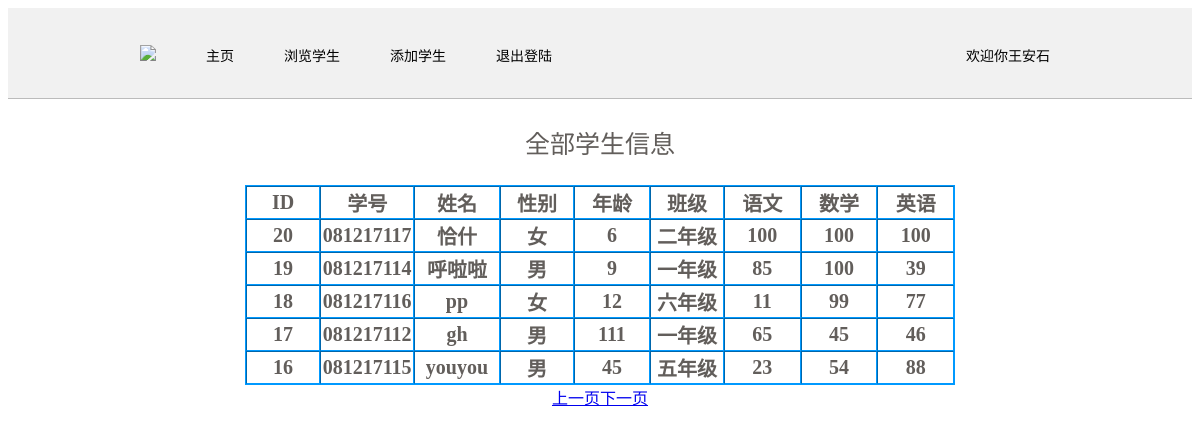
The page /index.php (signed in) on the database its author committed.
### tables this page shows
CREATE TABLE `stu` (
  `id` int(6) unsigned NOT NULL AUTO_INCREMENT,
  `sid` char(20) NOT NULL DEFAULT '0',
  `name` varchar(50) NOT NULL,
  `age` int(6) NOT NULL,
  `sex` varchar(20) DEFAULT NULL,
  `class` varchar(50) NOT NULL,
  `chinese` int(11) DEFAULT NULL,
  `math` int(11) DEFAULT NULL,
  `english` int(11) DEFAULT NULL,
  PRIMARY KEY (`id`)
);

### index.php (the view, shortened to what this page needs)
<!DOCTYPE html>
<html lang="en">
<head>
</head>
<body>
    <div align="center">
    <?php
    require ("public/menu.php");
 ?>
 <div style="font-size:25px;font-family:微软雅黑;color:rgb(98,94,91);" align="center"><p>全部学生信息</p></div>
  <table style="border: solid 1px;border-color:#09F;" align ="center" width=60% border="1" cellspacing="0">
  <?php
  $is_admin=$_SESSION['is_admin'];
  if ($is_admin == 1){
        echo "<tr>";
 echo "<th width=90px style='font-size:20px;font-family:微软雅黑;color:rgb(98,94,91);'>ID</th>";
 echo "<th width=90px style='font-size:20px;font-family:微软雅黑;color:rgb(98,94,91);'>学号</th>";
 echo "<th width=90px style='font-size:20px;font-family:微软雅黑;color:rgb(98,94,91);'>姓名</th>";
 echo "<th width=90px style='font-size:20px;font-family:微软雅黑;color:rgb(98,94,91);'>性别</th>";
 echo "<th width=90px style='font-size:20px;font-family:微软雅黑;color:rgb(98,94,91);'>年龄</th>";
 echo "<th width=90px style='font-size:20px;font-family:微软雅黑;color:rgb(98,94,91);'>班级</th>";
 echo "<th width=90px style='font-size:20px;font-family:微软雅黑;color:rgb(98,94,91);'>语文</th>";
 echo "<th width=90px style='font-size:20px;font-family:微软雅黑;color:rgb(98,94,91);'>数学</th>";
 echo "<th width=90px style='font-size:20px;font-family:微软雅黑;color:rgb(98,94,91);'>英语</th>";
 echo "<th width=90px style='font-size:20px;font-family:微软雅黑;color:rgb(98,94,91);'>操作</th>";
 echo "</tr>";
 $conn=mysqli_connect("localhost","root","root","study");
    $page=isset($_GET['p'])? $_GET['p']:1;
 $sql_select = "select * from stu order by id desc limit ".($page-1) * 5 .",5 ";
 $result=mysqli_query($conn,$sql_select);
 foreach ( $result as $row) {
 echo "<tr>";
 echo "<th width=90px style='font-size:20px;font-family:微软雅黑;color:rgb(98,94,91);'>{$row['id']} </th>";
 echo "<th width=90px style='font-size:20px;font-family:微软雅黑;color:rgb(98,94,91);'>{$row['sid']}</th>";
 echo "<th width=90px style='font-size:20px;font-family:微软雅黑;color:rgb(98,94,91);'>{$row['name']}</th>";
 echo "<th width=90px style='font-size:20px;font-family:微软雅黑;color:rgb(98,94,91);'>{$row['sex']} </th>";
 echo "<th width=90px style='font-size:20px;font-family:微软雅黑;color:rgb(98,94,91);'>{$row['age']} </th>";
 echo "<th width=90px style='font-size:20px;font-family:微软雅黑;color:rgb(98,94,91);'>{$row['class']}</th>";
 echo "<th width=90px style='font-size:20px;font-family:微软雅黑;color:rgb(98,94,91);'>{$row['chinese']} </th>";
 echo "<th width=90px style='font-size:20px;font-family:微软雅黑;color:rgb(98,94,91);'>{$row['math']} </th>";
 echo "<th width=90px style='font-size:20px;font-family:微软雅黑;color:rgb(98,94,91);'>{$row['english']}</th>";
 echo "<td width=150px style='font-size:20px;font-family:微软雅黑;color:rgb(98,94,91);'>
          <a href='edit.php?id={$row['id']}'>修改</a>
          <a href='delete.php?id={$row['id']}' onclick='doDel()'>删除</a>
        </td>";
 echo "</tr>";
        }
    }
  else
{
    echo "<tr>";
 echo "<th width=90px style='font-size:20px;font-family:微软雅黑;color:rgb(98,94,91);'>ID</th>";
 echo "<th width=90px style='font-size:20px;font-family:微软雅黑;color:rgb(98,94,91);'>学号</th>";
 echo "<th width=90px style='font-size:20px;font-family:微软雅黑;color:rgb(98,94,91);'>姓名</th>";
 echo "<th width=90px style='font-size:20px;font-family:微软雅黑;color:rgb(98,94,91);'>性别</th>";
 echo "<th width=90px style='font-size:20px;font-family:微软雅黑;color:rgb(98,94,91);'>年龄</th>";
 echo "<th width=90px style='font-size:20px;font-family:微软雅黑;color:rgb(98,94,91);'>班级</th>";
 echo "<th width=90px style='font-size:20px;font-family:微软雅黑;color:rgb(98,94,91);'>语文</th>";
 echo "<th width=90px style='font-size:20px;font-family:微软雅黑;color:rgb(98,94,91);'>数学</th>";
 echo "<th width=90px style='font-size:20px;font-family:微软雅黑;color:rgb(98,94,91);'>英语</th>";
 echo "</tr>";
 $conn=mysqli_connect("localhost","root","root","study");
    $page=isset($_GET['p'])? $_GET['p']:1;
 $sql_select = "select * from stu order by id desc limit ".($page-1) * 5 .",5 ";
 $result=mysqli_query($conn,$sql_select);
    foreach ( $result as $row) {
 echo "<tr>";
 echo "<th width=90px style='font-size:20px;font-family:微软雅黑;color:rgb(98,94,91);'>{$row['id']} </th>";
 echo "<th width=90px style='font-size:20px;font-family:微软雅黑;color:rgb(98,94,91);'>{$row['sid']}</th>";
 echo "<th width=90px style='font-size:20px;font-family:微软雅黑;color:rgb(98,94,91);'>{$row['name']}</th>";
 echo "<th width=90px style='font-size:20px;font-family:微软雅黑;color:rgb(98,94,91);'>{$row['sex']} </th>";
 echo "<th width=90px style='font-size:20px;font-family:微软雅黑;color:rgb(98,94,91);'>{$row['age']} </th>";
 echo "<th width=90px style='font-size:20px;font-family:微软雅黑;color:rgb(98,94,91);'>{$row['class']}</th>";
 echo "<th width=90px style='font-size:20px;font-family:微软雅黑;color:rgb(98,94,91);'>{$row['chinese']} </th>";
 echo "<th width=90px style='font-size:20px;font-family:微软雅黑;color:rgb(98,94,91);'>{$row['math']} </th>";
 echo "<th width=90px style='font-size:20px;font-family:微软雅黑;color:rgb(98,94,91);'>{$row['english']}</th>";
 echo "</tr>";
        }
}
 ?>
</table>
 <div align='center'>
 <?php
    $to_sql="SELECT COUNT(*)FROM stu";
    $result= mysqli_query($conn,$to_sql);
    $row=mysqli_fetch_array($result);
    $count=$row[0];
    $to_pages=ceil($count/5);
     if($page<=1){
        echo "
            <a href='".$_SERVER['PHP_SELF']."?p=1'>上一页</a>";
        }else{
        echo "<a href='".$_SERVER['PHP_SELF']."?p=".($page-1)."'>上一页</a>";
    }
    if ($page<$to_pages){
        echo "<a href='".$_SERVER['PHP_SELF']."?p=".($page+1)."'>下一页</a>";
    }else{
        echo "<a href='".$_SERVER['PHP_SELF']."?p=".($to_pages)."'>下一页</a>";
    }
    ?>
</div>
</div>
</body>
</html>

### rows shown on the page
stu: id "20", sid "081217117", name "恰什", sex "女", age "6", class "二年级", chinese "100", math "100", english "100"
stu: id "19", sid "081217114", name "呼啦啦", sex "男", age "9", class "一年级", chinese "85", math "100", english "39"
stu: id "18", sid "081217116", name "pp", sex "女", age "12", class "六年级", chinese "11", math "99", english "77"
stu: id "17", sid "081217112", name "gh", sex "男", age "111", class "一年级", chinese "65", math "45", english "46"
stu: id "16", sid "081217115", name "youyou", sex "男", age "45", class "五年级", chinese "23", math "54", english "88"

### other values the page prints
$_SESSION['username'] "王安石"
